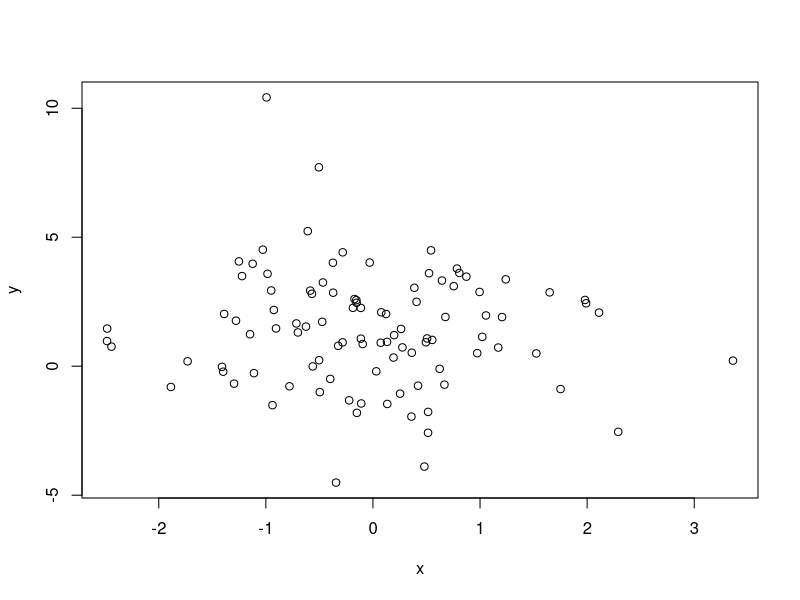
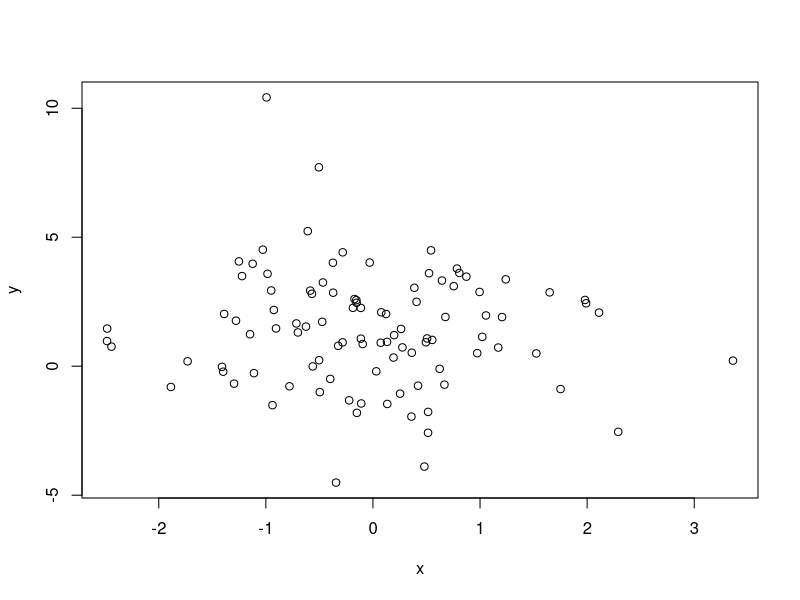
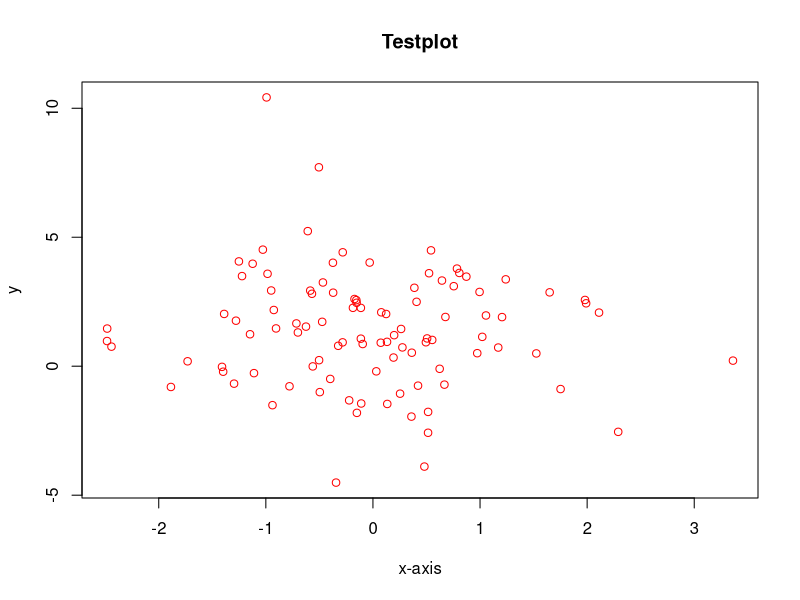
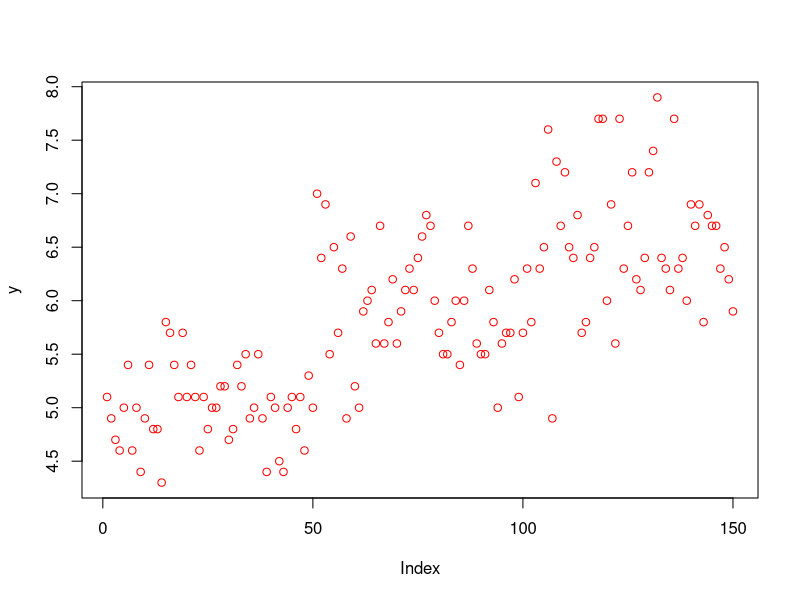
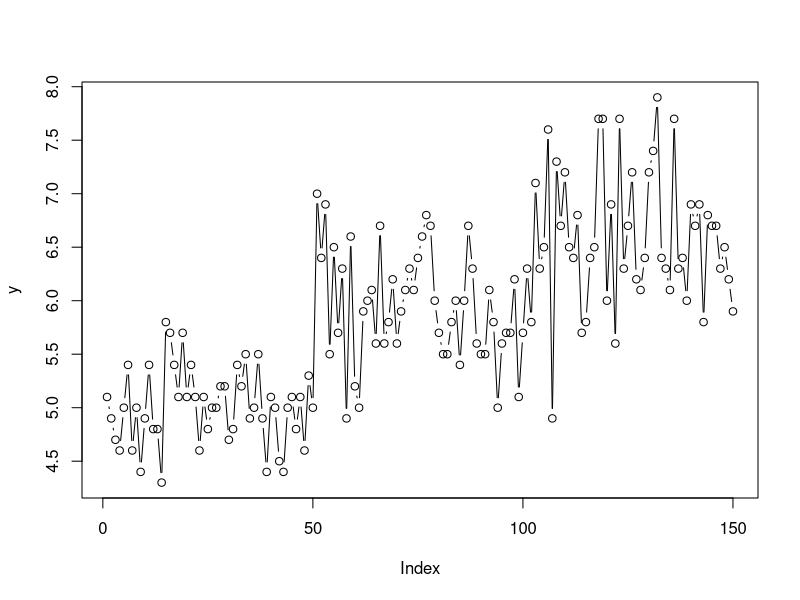

The R script that drew these images, in order:
## Aufgabe functions d.

#' function for xor-operation
#' @param x logical vector
#' @param y logical vector
#' 
#' @result logical vector generating output for xor-operation
`%xor%` <- function(x, y) {
  (x | y) & !(x & y)
}

## Aufgabe functions f.

a <- rnorm(100, 0, 1)
b <- rnorm(100, 1, 2)

#' function to open and close pdf-device, that calls plot() with given arguments
#' @param x numerical Vector
#' @param y optional numerical vector
#' @param pdf_args a list that contains a parameterlist for the function pdf()
#' ?pdf() to see options 
#' @param ... additional arguments to be passed to plot()
#' 
#' @return a pdf-file containing the created plot
pdf_plotting <- function(x, y = NULL, pdf_args = NULL, ...) {
  checkmate::assert_numeric(x)
  checkmate::assert_numeric(y, null.ok = TRUE)
  checkmate::assert_list(pdf_args)
  on.exit(dev.off())
  do.call(pdf, pdf_args)
  plot(x, y, ...)
}

pdf_plotting(x = a, y = b, pdf_args = list())
pdf_plotting(x = a, y = b, pdf_args = list(width = 9, height = 9))
pdf_plotting(x = a, y = b, pdf_args = list(), main = "Testplot", xlab = "x-axis"
             , col = "red")
pdf_plotting(x = iris$Sepal.Length, pdf_args = list(file = "testplot.pdf")
             , col = "red")

# Leider verstehe ich nicht so ganz, wieso der letzte Aufruf einen Plot
# generiert mit "y" als Bezeichnung der y-Achse statt "iris$Sepal.Length"
# Das wäre nämlich der Fall, wenn man direkt plot(x = iris$Sepal.Length) aufruft
pdf_plotting(x = iris$Sepal.Length, pdf_args = list(file = "testplot2.pdf")
             , type = "b")
